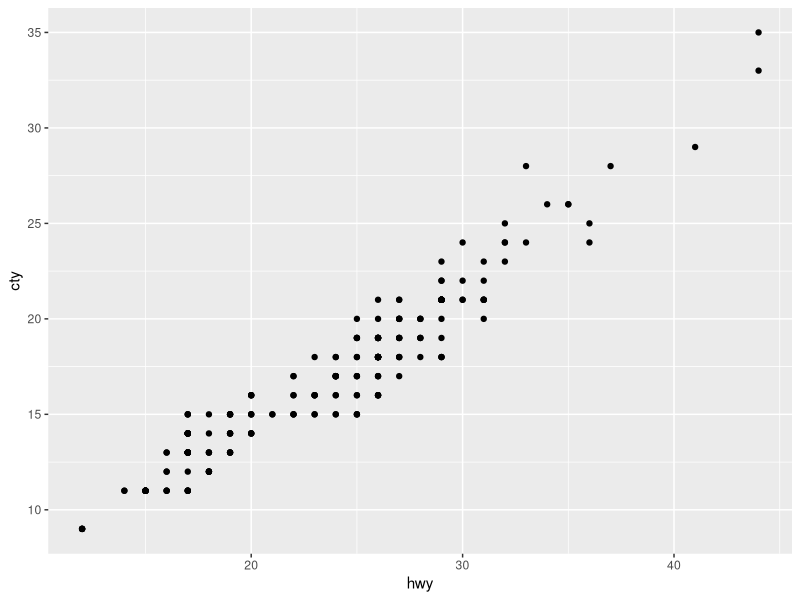
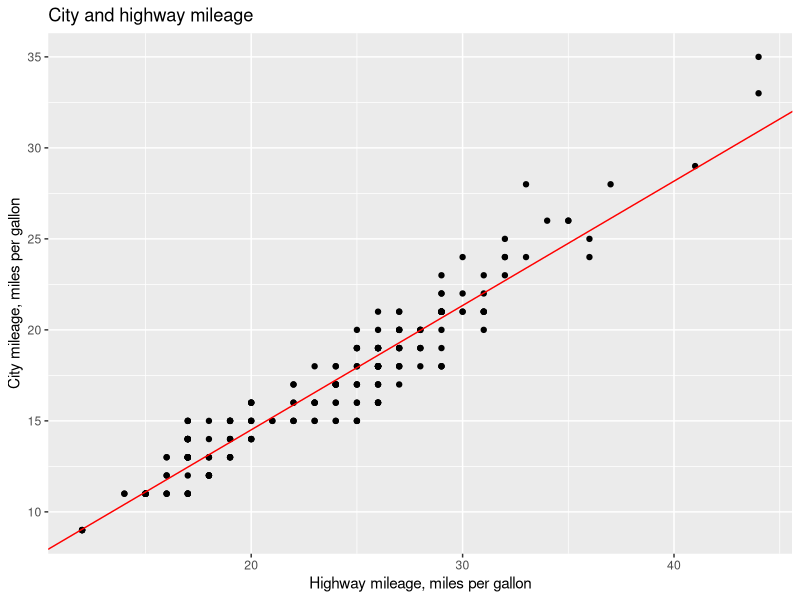
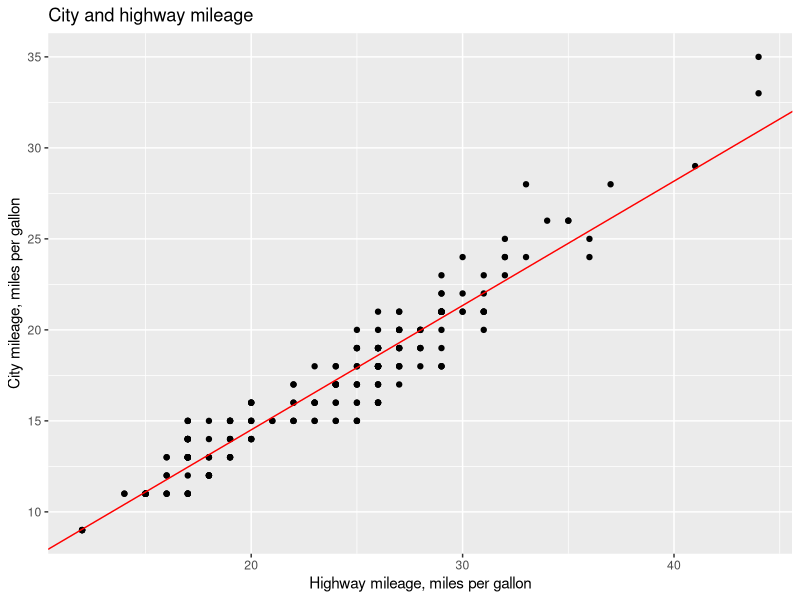

Generate these figures, in order, with R:
# An example R script

# A script contains a sequence of R comands required to accomplish the analysis
# You can execute each line individually (Run Button or Ctrl-Enter), or all lines at once (Source button)
# The textual output will be printed to Console. The plots will be displayed in the Plots pane on the right hand side.
1
# Scripts are convenient to automate repeated task, where only an end result (e.g. a forecast file) is important.
# Interactive analysis is much easier in the R Markdown Document mode. 


# Warning! R has a concept of the Working Directory, where all the input and output files for a script will be located.
# A best practice is to set the working directory to the samve directory where the script is located.
# In Rstudio: Session>Set Working Directory>To Source File Location


# Loading the packages
suppressMessages(library(tidyverse))

# Loading a built-in dataset
data(mpg)

# Viewing a few to rows from the dataset
head(mpg)

# A simple data visualization
qplot(x = hwy, y = cty, data = mpg)

# Calculation of Pearson's correlation coefficient
cor.test(~ cty + hwy, data = mpg) 

# Model building
m_cty <- lm(cty ~ hwy, data = mpg)

# Viewing model summary
summary(m_cty) 

# Extracting the model's coefficients
coef_m_cty <- coef(m_cty)

# Visualization of data with an overlaid trend line
qplot(x = hwy, y = cty, data = mpg) +
  geom_abline(intercept = coef_m_cty[1], 
              slope = coef_m_cty[2],
              colour = "red") +
  labs(title = "City and highway mileage",
       y = "City mileage, miles per gallon",
       x = "Highway mileage, miles per gallon") 

ggsave("example_plot.png")

print("It worked! Hurray!")
